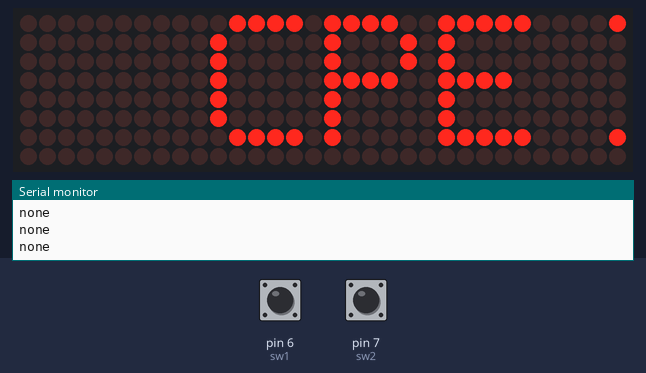
A sketch run on a simulated Arduino Uno, built with avr-gcc and run on an emulated ATmega328P. On the bench: 32×8 LED matrix, the last lines printed to the serial monitor. The inputs (shaded band) are chosen by the test bench; at power-on: pin 6 (sw1) LOW, pin 7 (sw2) LOW.

Above: at 1.2 s.
1.3 s: pin 6 (sw1) pulled HIGH for 0.15 s
At 1.98 s:
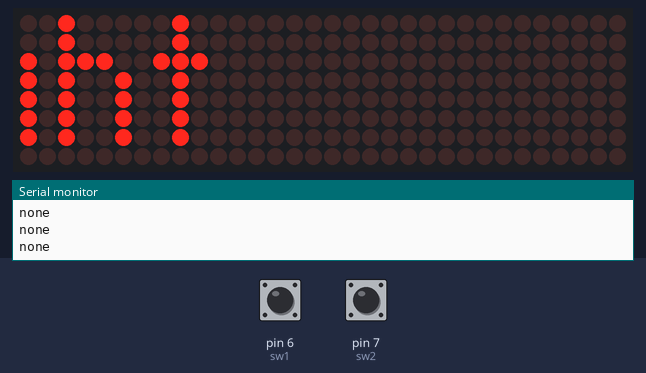
2.0 s: pin 7 (sw2) pulled HIGH for 0.15 s
2.7 s: pin 6 (sw1) pulled HIGH for 0.15 s
3.4 s: pin 7 (sw2) pulled HIGH for 1 s
At 3.64 s:
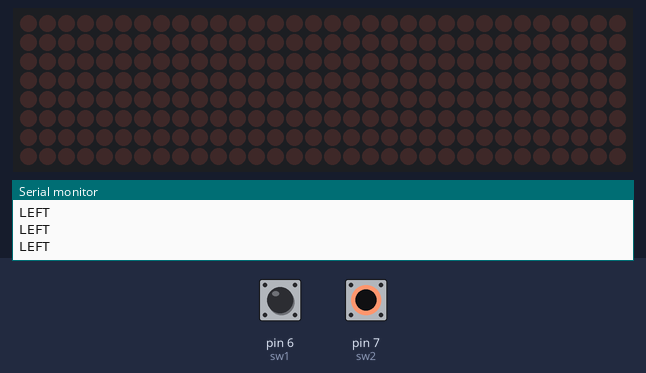
5.0 s: pin 6 (sw1) pulled HIGH for 3.2 s
At 8.76 s:
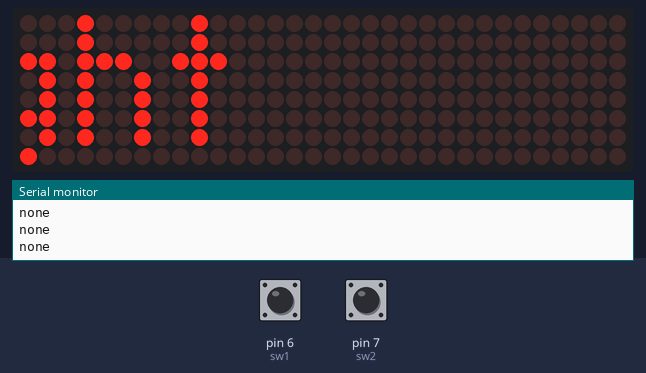

The sketch:

LED_MATRIX_WITH_BUTTONS.ino
```cpp
//GROUP MEMBERS:
//Mercado, Irvin Gil
//Hinayas, Michelle Ann
//Diacosta, Lyndon
//Basa, Benjie
//Crisostomo, Mark Neil
//Mayor, Renante

//VIDEO LINK:


#include <MD_Parola.h>

#include <MD_MAX72xx.h>

#include <SPI.h>

#define sw1 6  //set pins
#define sw2 7

#define HARDWARE_TYPE MD_MAX72XX::FC16_HW
#define MAX_DEVICES 4  // Number of modules connected
#define CLK_PIN   13   // SPI SCK pin on UNO
#define DATA_PIN  11   // SPI MOSI pin on UNO
#define CS_PIN    10   // connected to pin 10 on UNO


int directionOfText = 0;  // used to hold the slider analog value
int scroll_speed;   // used when changing scroll speed

MD_Parola P = MD_Parola(HARDWARE_TYPE, CS_PIN, MAX_DEVICES);  // SPI config

int scrollSpeed = 50;  // used to set text scroll speed in Parola at start

// sets scrolling direction if slider in middle at start
textEffect_t scrollEffect = PA_SCROLL_LEFT;

textPosition_t scrollAlign = PA_LEFT;  // how to aligh the text

int scrollPause = 0; // ms of pause after finished displaying message

#define  BUF_SIZE  75  // Maximum of 75 characters
char curMessage[BUF_SIZE] = { "CPE 3RDYR" };  // used to hold current message


int left = 0;
int right = 0;


void setup()
{
  Serial.begin(9600);
  pinMode(sw1, INPUT);
  pinMode(sw2, INPUT);

  P.begin();  // Start Parola

  // configure Parola
  P.displayText(curMessage, scrollAlign, scrollSpeed, scrollPause, scrollEffect, scrollEffect);


}

void loop() {
  if (digitalRead(sw1) == HIGH) {
    left = 0;
    right = 1;

  }
  else if (digitalRead(sw2) == HIGH) {
    left = 1;
    right = 0;

  }
  else{
    left = 0;
    right = 0;
    }

  if (right == 1) {
    scrollEffect = (scrollEffect == PA_SCROLL_RIGHT ? PA_SCROLL_RIGHT : PA_SCROLL_RIGHT);
    P.setTextEffect(scrollEffect, scrollEffect);
    P.displayClear();
    strcpy(curMessage,"Right");
    P.displayReset();  // Reset and display it again
    Serial.println("RIGHT");
  }
  else if(left == 1) {
    scrollEffect = (scrollEffect == PA_SCROLL_LEFT ? PA_SCROLL_LEFT  : PA_SCROLL_LEFT);
    P.setTextEffect(scrollEffect, scrollEffect);
    P.displayClear();
    strcpy(curMessage,"Left");
    P.displayReset();  // Reset and display it again
     Serial.println("LEFT");
  }
  else{
    Serial.println("none");

    }

  if (P.displayAnimate()) // If finished displaying message
  {
    P.displayReset();  // Reset and display it again
  }

}
```

Measured:
- after the input at 1.3 s, the display: first changes at once (image 1 shows a later state)
- after the input at 3.4 s, the display: changes at once (image 2)
- what the display in image 2 shows lasts 0.4 s, from 3.4 s to 3.8 s
